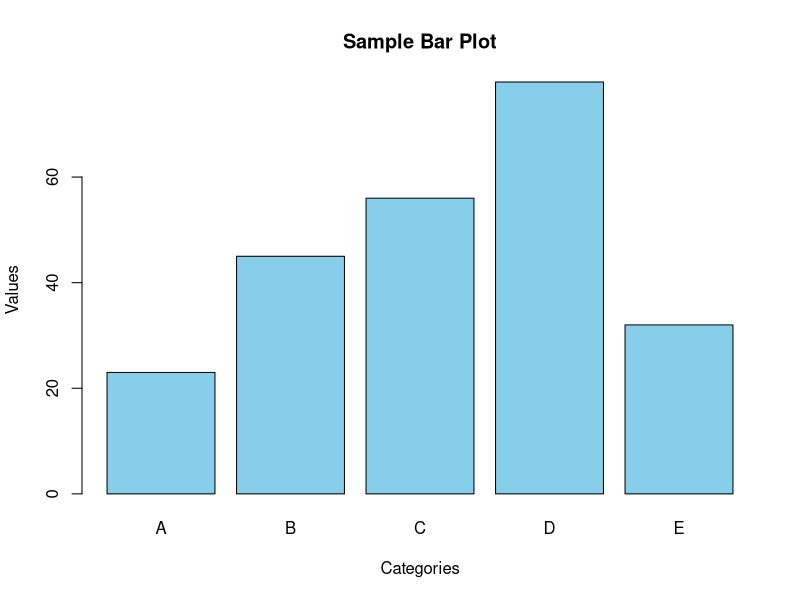

Source code (R):
# R script to create a bar plot and save it

# Define data
categories <- c("A", "B", "C", "D", "E")
values <- c(23, 45, 56, 78, 32)

# Create the bar plot
barplot(values, 
        names.arg = categories,
        main = "Sample Bar Plot",
        xlab = "Categories",
        ylab = "Values",
        col = "skyblue",
        border = "black")

# Optionally, save the plot to a file
# png("barplot.png")
# barplot(values,
#         names.arg = categories,
#         main = "Sample Bar Plot",
#         xlab = "Categories",
#         ylab = "Values",
#         col = "skyblue",
#         border = "black")
# dev.off()
